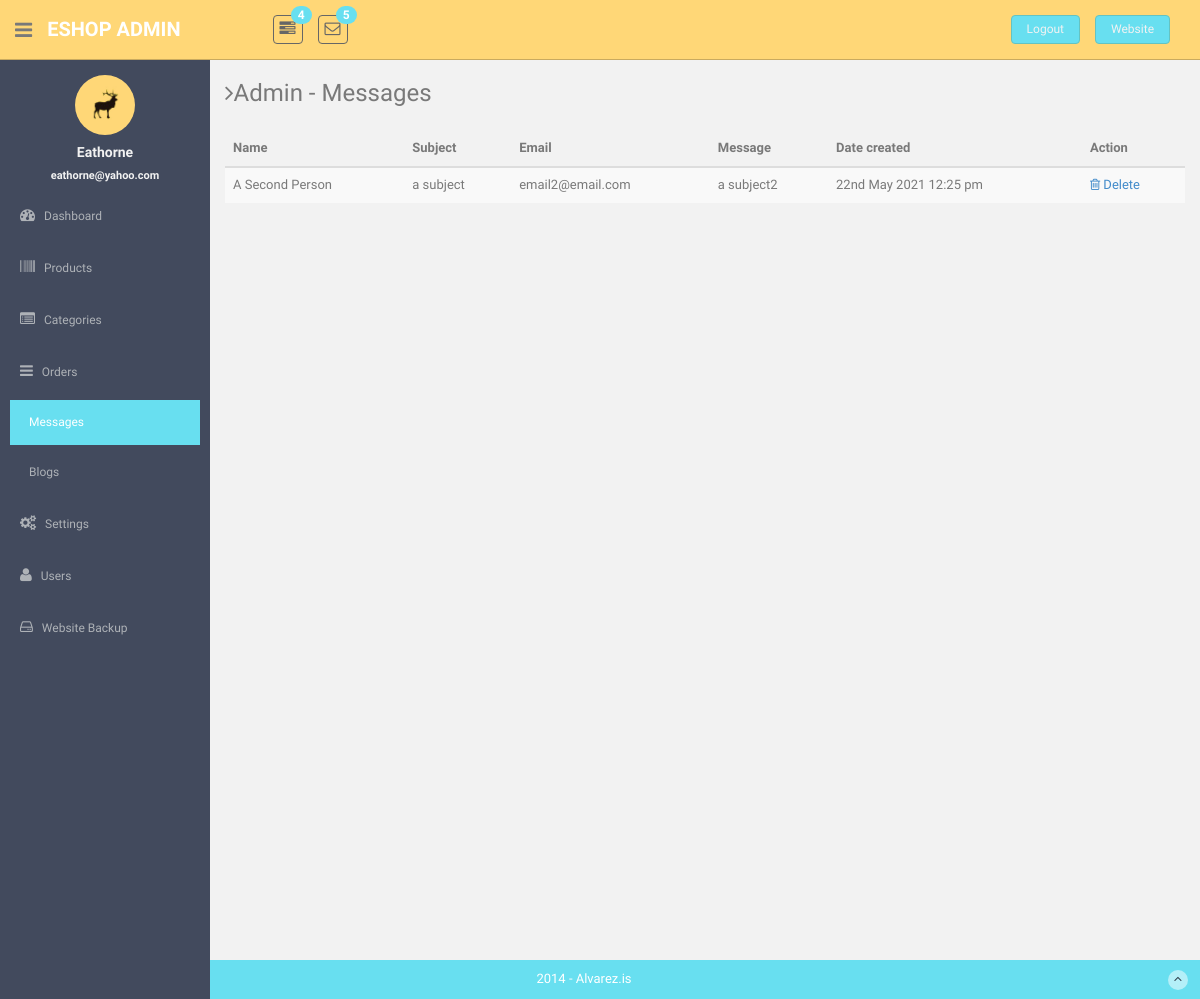
Page /admin/messages (signed in) on the committed database.
### tables this page shows
CREATE TABLE `users` (
  `id` bigint(20) NOT NULL,
  `url_address` varchar(60) NOT NULL,
  `name` varchar(100) NOT NULL,
  `email` varchar(100) NOT NULL,
  `password` varchar(64) NOT NULL,
  `date` datetime NOT NULL,
  `rank` varchar(8) NOT NULL
);

CREATE TABLE `contact_us` (
  `id` int(11) NOT NULL,
  `name` varchar(20) NOT NULL,
  `email` varchar(100) NOT NULL,
  `subject` varchar(30) NOT NULL,
  `message` varchar(1000) NOT NULL,
  `date` datetime NOT NULL
);

### app/controllers/admin.php (called while the page is built, shortened)
<?php
Class Admin extends Controller
{
	function messages($type = ''){
		$type = 'Messages';
		$User = $this->load_model('User');
		$Message = $this->load_model('Message');
		$user_data = $User->check_login(true, ["admin"]);
		if(is_object($user_data)){
			$data['user_data'] = $user_data;
		}
		$mode = "read";
  		if($mode == "delete"){
  			$id = $_GET['delete'];
			$messages = $Message->get_one($id);
  		}else{
			$messages = $Message->get_all();
  		}
		$data['mode'] = $mode;
		$data['messages'] = $messages;
		$data['page_title'] = "Admin - $type";
		$data['current_page'] = "messages";
		$this->view("admin/messages",$data);
	}
}

### app/core/app.php (called while the page is built, shortened)
<?php
Class App
{
	protected $method = "index";
	public function __construct()
	{
		$url = $this->parseURL();
		$url[0] = str_replace("-", "_", $url[0]);
		if(file_exists("../app/controllers/" . strtolower($url[0]) . ".php"))
		{
			unset($url[0]);
		}
		$this->controller = new $this->controller;
		if(isset($url[1]))
		{
			$url[1] = strtolower($url[1]);
			if(method_exists($this->controller, $url[1]))
			{
				$this->method = $url[1];
				unset($url[1]);
			}
		}
		$this->params = (count($url) > 0) ? $url : ["home"];
		call_user_func_array([$this->controller,$this->method], $this->params);
	}
	private function parseURL()
	{
		$url = isset($_GET['url']) ? $_GET['url'] : "home";
		return explode("/", filter_var(trim($url,"/"),FILTER_SANITIZE_URL));
 	}
}

### public/index.php (called while the page is built, shortened)
<?php
$app = new App();

### app/core/database.php (called while the page is built, shortened)
<?php
Class Database
{
	public static $con;
	public function __construct()
	{
		try{
			$string = DB_TYPE . ":host=". DB_HOST .";dbname=". DB_NAME;
			self::$con = new PDO($string,DB_USER,DB_PASS);
		}catch (PDOException $e){
			die($e->getMessage());
		}
	}
 	public static function newInstance()
	{
		return $instance = new self();
 	}
	public function read($query,$data = array())
	{
		$stm = self::$con->prepare($query);
		$result = $stm->execute($data);
		if($result){
			$data = $stm->fetchAll(PDO::FETCH_OBJ);
			if(is_array($data) && count($data) > 0)
			{
				return $data;
			}
		}
		return false;
	}
}

### app/models/user.class.php (called while the page is built, shortened)
<?php
Class User
{
	public function check_login($redirect = false, $allowed = array())
	{
		$db = Database::getInstance();
		if(count($allowed) > 0){
			$arr['url'] = $_SESSION['user_url'];
			$query = "select * from users where url_address = :url limit 1";
			$result = $db->read($query,$arr);
			if(is_array($result))
			{
				$result = $result[0];
				if(in_array($result->rank, $allowed)){
					return $result;
				}
			}
			die;
		}
		return false;
	}
}

### app/models/message.class.php (called while the page is built, shortened)
<?php
Class Message
{
	public function get_all()
	{
		$DB = Database::newInstance();
		return $DB->read("select * from contact_us order by id desc");
	}
}

### app/views/eshop/admin/messages.php (the view, shortened to what this page needs)
<?php $this->view("admin/sidebar",$data); ?>
<table class="table table-striped table-advance table-hover">
		<?php if($mode == "read"):?>
			<thead>
				<tr><th>Name</th><th>Subject</th><th>Email</th><th>Message</th><th>Date created</th><th>Action</th></tr>
			</thead>
			<tbody>
			<?php if(isset($messages) && is_array($messages)):?>
				<?php foreach($messages as $message):?>
					<tr style="position: relative;"><td><?=$message->name?></td><td><?=$message->subject?></td><td><?=$message->email?></td><td><?=$message->message?></td><td><?=date("jS M Y H:i a",strtotime($message->date))?></td>
						<td>
							<a href="<?=ROOT?>admin/messages?delete=<?=$message->id?>">
							<i class="fa fa-trash-o"></i> Delete
							</a>
						</td>
					</tr>
				<?php endforeach;?>
			<?php endif;?>
			</tbody>
		<?php endif;?>
</table>

### app/views/eshop/admin/sidebar.php (shortened to what this page needs)
<aside>
    <div id="sidebar"  class="nav-collapse ">
        <ul class="sidebar-menu" id="nav-accordion">
        	  <p class="centered"><a href="profile.html"><img src="<?=ASSETS . THEME ?>admin/img/ui-sam.jpg" class="img-circle" width="60"></a></p>
            <h5 class="centered"><?=$data['user_data']->name?></h5>
        	  <h5 class="centered" style="font-size: 11px;"><?=$data['user_data']->email?></h5>
            <li class="sub-menu">
                <a href="javascript:;" >
                    <i class="fa fa-dashboard"></i>
                    <span>Dashboard</span>
                </a>
            </li>
            <li class="sub-menu">
                <a <?=(isset($current_page) && $current_page == "products") ? ' class="active" ':''; ?> href="<?=ROOT?>admin/products" >
                    <i class="fa fa-barcode"></i>
                    <span>Products</span>
                </a>
            </li>
            <li class="sub-menu">
                <a <?=(isset($current_page) && $current_page == "categories") ? ' class="active" ':''; ?> href="<?=ROOT?>admin/categories" >
                    <i class="fa fa-list-alt"></i>
                    <span>Categories</span>
                </a>
            </li>
            <li class="sub-menu">
                <a <?=(isset($current_page) && $current_page == "orders") ? ' class="active" ':''; ?> href="<?=ROOT?>admin/orders" >
                    <i class="fa fa-reorder"></i>
                    <span>Orders</span>
                </a>
            </li>
            <li class="sub-menu">
                <a <?=(isset($current_page) && $current_page == "messages") ? ' class="active" ':''; ?> href="<?=ROOT?>admin/messages" >
                    <span>Messages</span>
                </a>
            </li>
            <li class="sub-menu">
                <a <?=(isset($current_page) && $current_page == "blogs") ? ' class="active" ':''; ?> href="<?=ROOT?>admin/blogs" >
                    <span>Blogs</span>
                </a>
            </li>
            <li class="sub-menu">
                <a <?=(isset($current_page) && $current_page == "settings") ? ' class="active" ':''; ?> href="<?=ROOT?>admin/settings" >
                    <i class="fa fa-cogs"></i>
                    <span>Settings</span>
                </a>
            </li>
            <li class="sub-menu">
                <a <?=(isset($current_page) && $current_page == "users") ? ' class="active" ':''; ?> href="<?=ROOT?>admin/users" >
                    <i class="fa fa-user"></i>
                    <span>Users</span>
                </a>
            </li>
            <li class="sub-menu">
                <a href="<?=ROOT?>admin/backup" >
                    <i class="fa  fa-hdd-o"></i>
                    <span>Website Backup</span>
                </a>
            </li>
        </ul>
    </div>
</aside>
<section id="main-content">
    <section class="wrapper site-min-height">
      <h3><i class="fa fa-angle-right"></i><?= ucwords($data['page_title']) ?></h3>
      <div class="row mt">
        <div class="col-lg-12">

### public/assets/eshop/admin/css/style.css (style rules this page uses)
body { color: #797979; background: #f2f2f2; font-family: 'Ruda', sans-serif; padding: 0px !important; margin: 0px !important; font-size:13px; }
ul li { list-style: none; }
a, a:hover, a:focus { text-decoration: none; outline: none; }
.centered { text-align: center; }
.mt { margin-top: 25px; }
#sidebar { width: 210px; height: 100%; position: fixed; background: #424a5d; }
#sidebar h5 { color: #f2f2f2; font-weight: 700; }
#sidebar ul li { position: relative; }
ul.sidebar-menu , ul.sidebar-menu li ul.sub { margin: -2px 0 0; padding: 0; }
ul.sidebar-menu { margin-top: 75px; }
ul.sidebar-menu li { margin-bottom: 5px; margin-left:10px; margin-right:10px; }
ul.sidebar-menu li.sub-menu { line-height: 15px; }
ul.sidebar-menu li a span { display: inline-block; }
ul.sidebar-menu li a { color: #aeb2b7; text-decoration: none; display: block; padding: 15px 0 15px 10px; font-size: 12px; outline: none; -webkit-transition: all 0.3s ease; -moz-transition: all 0.3s ease; -o-transition: all 0.3s ease; -ms-transition: all 0.3s ease; transition: all 0.3s ease; }
ul.sidebar-menu li a.active, ul.sidebar-menu li a:hover, ul.sidebar-menu li a:focus { background: #68dff0; color: #fff; display: block; -webkit-transition: all 0.3s ease; -moz-transition: all 0.3s ease; -o-transition: all 0.3s ease; -ms-transition: all 0.3s ease; transition: all 0.3s ease; }
ul.sidebar-menu li a i { font-size: 15px; padding-right: 6px; }
#main-content { margin-left: 210px; }
.wrapper { display: inline-block; margin-top: 60px; padding-left: 15px; padding-right: 15px; padding-bottom: 15px; padding-top: 0px; width: 100%; }
.site-min-height { min-height: 900px; }

### rows in the picture
users: name "Eathorne", email "eathorne@yahoo.com"
contact_us: name "A Second Person", subject "a subject", email "email2@email.com", message "a subject2", date "22nd May 2021 12:25 pm"

### other values in the picture
$data['page_title'] "Admin - Messages"
